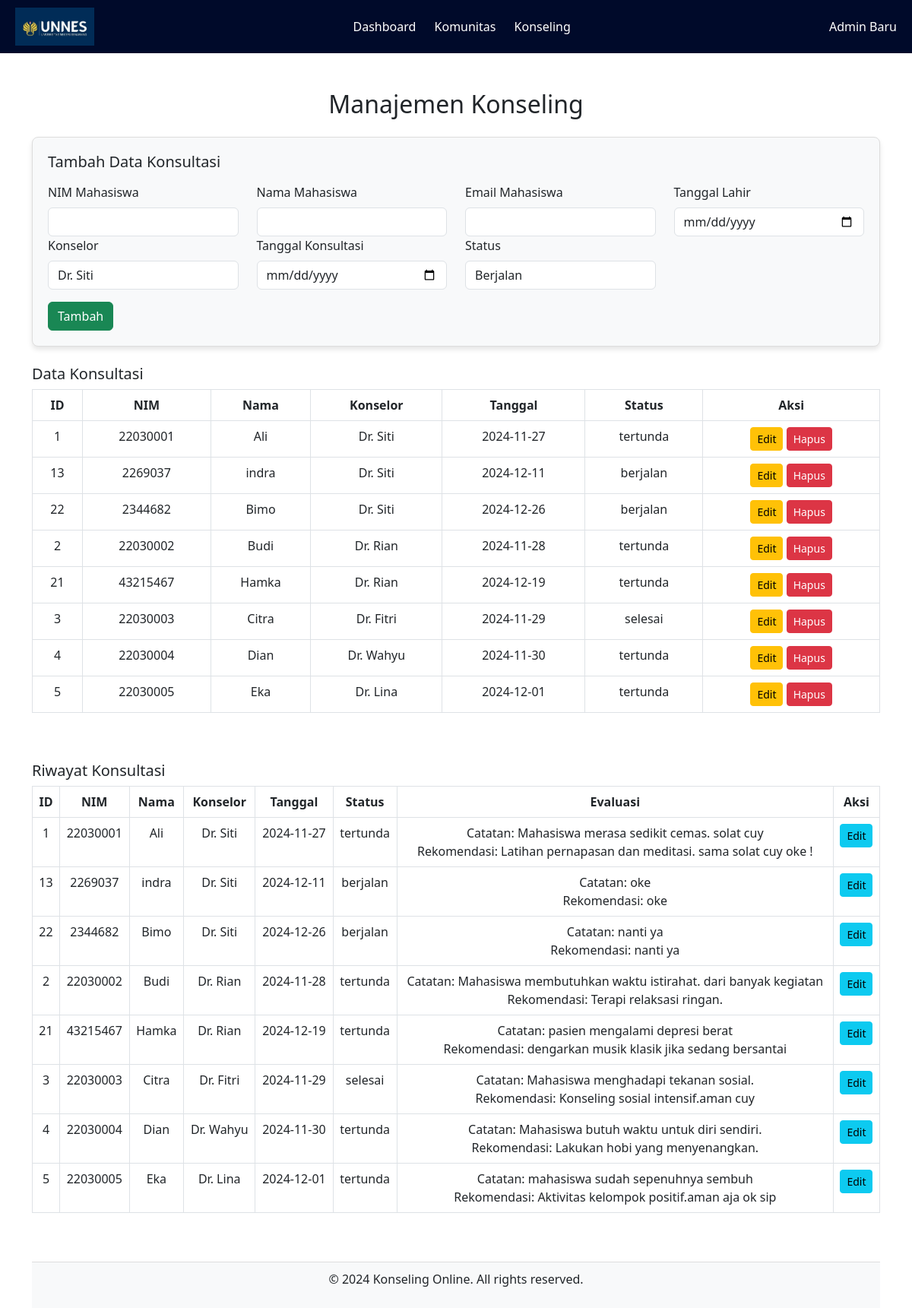
The page /Konselling/konselling.php on the database its author committed.
### tables this page shows
CREATE TABLE `konsultasi` (
  `id_konsultasi` int(11) NOT NULL,
  `nim` varchar(15) DEFAULT NULL,
  `id_konselor` int(11) DEFAULT NULL,
  `tanggal_konsultasi` date DEFAULT NULL,
  `status_konsultasi` enum('tertunda','berjalan','selesai') DEFAULT NULL
);

CREATE TABLE `pengguna` (
  `nim` varchar(15) NOT NULL,
  `nama` varchar(100) DEFAULT NULL,
  `email` varchar(100) DEFAULT NULL,
  `tanggal_lahir` date DEFAULT NULL
);

CREATE TABLE `konselor` (
  `id_konselor` int(11) NOT NULL,
  `nama` varchar(100) DEFAULT NULL,
  `spesialis` varchar(100) DEFAULT NULL,
  `sertifikasi` varchar(100) DEFAULT NULL,
  `email` varchar(100) DEFAULT NULL
);

CREATE TABLE `riwayat_konsultasi` (
  `id_riwayat` int(11) NOT NULL,
  `id_konsultasi` int(11) DEFAULT NULL,
  `catatan_konselor` text DEFAULT NULL,
  `rekomendasi_terapi` text DEFAULT NULL
);

### Konselling/konselling.php (the view, shortened to what this page needs)
<?php
require '../koneksi.php';
?>
<!DOCTYPE html>
<html lang="en">
<head>
    <link href="https://cdn.jsdelivr.net/npm/bootstrap@5.3.0/dist/css/bootstrap.min.css" rel="stylesheet">
</head>
<body>
    <header>
    <div class="logo">
        <img src="../img/unneslogo.png" alt="UNNES Konselling">
    </div>
    <nav class="menu">
        <a href="../Dashboard/dashboard.php">Dashboard</a>
        <a href="../komunitas/komunitas.php">Komunitas</a>
        <a href="konselling.php">Konseling</a>
    </nav>
    <div class="admin-info">Admin Baru</div>
    </header>
    <div class="container mt-5">
        <h2 class="text-center mb-4">Manajemen Konseling</h2>
    <div class="form-container mb-4">
        <h5 class="mb-3">Tambah Data Konsultasi</h5>
        <form method="POST" action="tambahdata.php">
            <div class="row">
                <div class="col-md-3">
                    <label for="nim" class="form-label">NIM Mahasiswa</label>
                    <input type="text" name="nim" class="form-control" required>
                </div>
                <div class="col-md-3">
                    <label for="nama" class="form-label">Nama Mahasiswa</label>
                    <input type="text" name="nama" class="form-control" required>
                </div>
                <div class="col-md-3">
                    <label for="email" class="form-label">Email Mahasiswa</label>
                    <input type="email" name="email" class="form-control" required>
                </div>
                <div class="col-md-3">
                    <label for="tanggal_lahir" class="form-label">Tanggal Lahir</label>
                    <input type="date" name="tanggal_lahir" class="form-control" required>
                </div>
                <div class="col-md-3">
                    <label for="id_konselor" class="form-label">Konselor</label>
                    <select name="id_konselor" class="form-control" required>
                        <?php
                        $result = $conn->query("SELECT * FROM konselor");
                        while ($row = $result->fetch_assoc()) {
                            echo "<option value='" . $row['id_konselor'] . "'>" . $row['nama'] . "</option>";
                        }
                        ?>
                    </select>
                </div>
                <div class="col-md-3">
                    <label for="tanggal_konsultasi" class="form-label">Tanggal Konsultasi</label>
                    <input type="date" name="tanggal_konsultasi" class="form-control" required>
                </div>
                <div class="col-md-3">
                    <label for="status_konsultasi" class="form-label">Status</label>
                    <select name="status_konsultasi" class="form-control" required>
                        <option value="berjalan">Berjalan</option>
                    </select>
                </div>
            </div>
            <button type="submit" class="btn btn-success mt-3">Tambah</button>
        </form>
    </div>
<div class="mb-5">
    <h5>Data Konsultasi</h5>
    <div class="table-responsive">
        <table class="table table-bordered text-center">
            <thead>
            <tr>
                <th>ID</th>
                <th>NIM</th>
                <th>Nama</th>
                <th>Konselor</th>
                <th>Tanggal</th>
                <th>Status</th>
                <th>Aksi</th>
            </tr>
            </thead>
            <tbody>
            <?php
            $query = "
                SELECT k.id_konsultasi, k.nim, ko.nama AS konselor, k.tanggal_konsultasi, k.status_konsultasi, p.nama AS nama_pengguna
                FROM konsultasi k
                JOIN konselor ko ON k.id_konselor = ko.id_konselor
                JOIN pengguna p ON k.nim = p.nim
            ";
            $result = $conn->query($query);
            if ($result) {
                while ($row = $result->fetch_assoc()) {
                    echo "<tr>
                        <td>" . htmlspecialchars($row['id_konsultasi']) . "</td>
                        <td>" . htmlspecialchars($row['nim']) . "</td>
                        <td>" . htmlspecialchars($row['nama_pengguna']) . "</td>
                        <td>" . htmlspecialchars($row['konselor']) . "</td>
                        <td>" . htmlspecialchars($row['tanggal_konsultasi']) . "</td>
                        <td>" . htmlspecialchars($row['status_konsultasi']) . "</td>
                        <td>
                            <a href='updatekonsul.php?id=" . htmlspecialchars($row['id_konsultasi']) . "' class='btn btn-warning btn-sm'>Edit</a>
                            <a href='?hapus_konsul=" . htmlspecialchars($row['id_konsultasi']) . "' class='btn btn-danger btn-sm' onclick='return confirm(\"Yakin ingin menghapus?\")'>Hapus</a>
                        </td>
                    </tr>";
                }
            } else {
                echo "<tr><td colspan='7'>Data tidak tersedia atau terjadi kesalahan.</td></tr>";
            }
            ?>
            </tbody>
        </table>
    </div>
</div>
<div class="mb-5">
    <h5>Riwayat Konsultasi</h5>
    <div class="table-responsive">
        <table class="table table-bordered text-center">
            <thead>
                <tr>
                    <th>ID</th>
                    <th>NIM</th>
                    <th>Nama</th>
                    <th>Konselor</th>
                    <th>Tanggal</th>
                    <th>Status</th>
                    <th>Evaluasi</th>
                    <th>Aksi</th>
                </tr>
            </thead>
            <tbody>
                <?php
                $result = $conn->query("
                    SELECT k.id_konsultasi AS id, k.nim, ko.nama AS konselor,
                           k.tanggal_konsultasi AS tanggal, k.status_konsultasi AS status,
                           r.catatan_konselor, r.rekomendasi_terapi,
                           p.nama AS nama_pengguna
                    FROM konsultasi k
                    LEFT JOIN riwayat_konsultasi r ON k.id_konsultasi = r.id_konsultasi
                    JOIN konselor ko ON k.id_konselor = ko.id_konselor
                    JOIN pengguna p ON k.nim = p.nim
                ");
                if ($result) {
                    while ($row = $result->fetch_assoc()) {
                        echo "<tr>
                            <td>" . htmlspecialchars($row['id']) . "</td>
                            <td>" . htmlspecialchars($row['nim']) . "</td>
                            <td>" . htmlspecialchars($row['nama_pengguna']) . "</td>
                            <td>" . htmlspecialchars($row['konselor']) . "</td>
                            <td>" . htmlspecialchars($row['tanggal']) . "</td>
                            <td>" . htmlspecialchars($row['status']) . "</td>
                            <td>
                                Catatan: " . htmlspecialchars($row['catatan_konselor'] ?? "Belum ada") . "<br>
                                Rekomendasi: " . htmlspecialchars($row['rekomendasi_terapi'] ?? "Belum ada") . "
                            </td>
                            <td>
                                <a href='updateriwayat.php?id=" . htmlspecialchars($row['id']) . "' class='btn btn-info btn-sm'>Edit</a>
                            </td>
                        </tr>";
                    }
                } else {
                    echo "<tr><td colspan='8'>Data tidak tersedia atau terjadi kesalahan.</td></tr>";
                }
                ?>
            </tbody>
        </table>
    </div>
</div>
<footer>
    <p>&copy; 2024 Konseling Online. All rights reserved.</p>
</footer>
</body>
</html>

### Konselling/konselling.php (style rules this page uses)
table thead { background-color: #007bff; color: white; }
.form-container { background-color: #f8f9fa; border: 1px solid #ddd; padding: 20px; border-radius: 8px; box-shadow: 0 4px 6px rgba(0, 0, 0, 0.1); }
header { background-color:#000a2a; color: white; padding: 10px 20px; display: flex; justify-content: space-between; align-items: center; }
header .logo img { height: 50px; }
header .menu a { color: white; margin: 0 10px; text-decoration: none; }
footer { background-color: #f8f9fa; text-align: center; padding: 10px 0; border-top: 1px solid #ddd; margin-top: 20px; }

### rows shown on the page
konsultasi: id_konsultasi "1", nim "22030001", nim.nama "Ali", id_konselor.nama "Dr. Siti", tanggal_konsultasi "2024-11-27", status_konsultasi "tertunda", riwayat_konsultasi.catatan_konselor "Mahasiswa merasa sedikit cemas. solat cuy", riwayat_konsultasi.rekomendasi_terapi "Latihan pernapasan dan meditasi. sama solat cuy oke !"
konsultasi: id_konsultasi "13", nim "2269037", nim.nama "indra", id_konselor.nama "Dr. Siti", tanggal_konsultasi "2024-12-11", status_konsultasi "berjalan", riwayat_konsultasi.catatan_konselor "oke", riwayat_konsultasi.rekomendasi_terapi "oke"
konsultasi: id_konsultasi "22", nim "2344682", nim.nama "Bimo", id_konselor.nama "Dr. Siti", tanggal_konsultasi "2024-12-26", status_konsultasi "berjalan", riwayat_konsultasi.catatan_konselor "nanti ya", riwayat_konsultasi.rekomendasi_terapi "nanti ya"
konsultasi: id_konsultasi "2", nim "22030002", nim.nama "Budi", id_konselor.nama "Dr. Rian", tanggal_konsultasi "2024-11-28", status_konsultasi "tertunda", riwayat_konsultasi.catatan_konselor "Mahasiswa membutuhkan waktu istirahat. dari banyak kegiatan", riwayat_konsultasi.rekomendasi_terapi "Terapi relaksasi ringan."
konsultasi: id_konsultasi "21", nim "43215467", nim.nama "Hamka", id_konselor.nama "Dr. Rian", tanggal_konsultasi "2024-12-19", status_konsultasi "tertunda", riwayat_konsultasi.catatan_konselor "pasien mengalami depresi berat", riwayat_konsultasi.rekomendasi_terapi "dengarkan musik klasik jika sedang bersantai"
konsultasi: id_konsultasi "3", nim "22030003", nim.nama "Citra", id_konselor.nama "Dr. Fitri", tanggal_konsultasi "2024-11-29", status_konsultasi "selesai", riwayat_konsultasi.catatan_konselor "Mahasiswa menghadapi tekanan sosial.", riwayat_konsultasi.rekomendasi_terapi "Konseling sosial intensif.aman cuy"
konsultasi: id_konsultasi "4", nim "22030004", nim.nama "Dian", id_konselor.nama "Dr. Wahyu", tanggal_konsultasi "2024-11-30", status_konsultasi "tertunda", riwayat_konsultasi.catatan_konselor "Mahasiswa butuh waktu untuk diri sendiri.", riwayat_konsultasi.rekomendasi_terapi "Lakukan hobi yang menyenangkan."
konsultasi: id_konsultasi "5", nim "22030005", nim.nama "Eka", id_konselor.nama "Dr. Lina", tanggal_konsultasi "2024-12-01", status_konsultasi "tertunda", riwayat_konsultasi.catatan_konselor "mahasiswa sudah sepenuhnya sembuh", riwayat_konsultasi.rekomendasi_terapi "Aktivitas kelompok positif.aman aja ok sip"

### other values the page prints
form field id_konselor "Dr. Siti"
